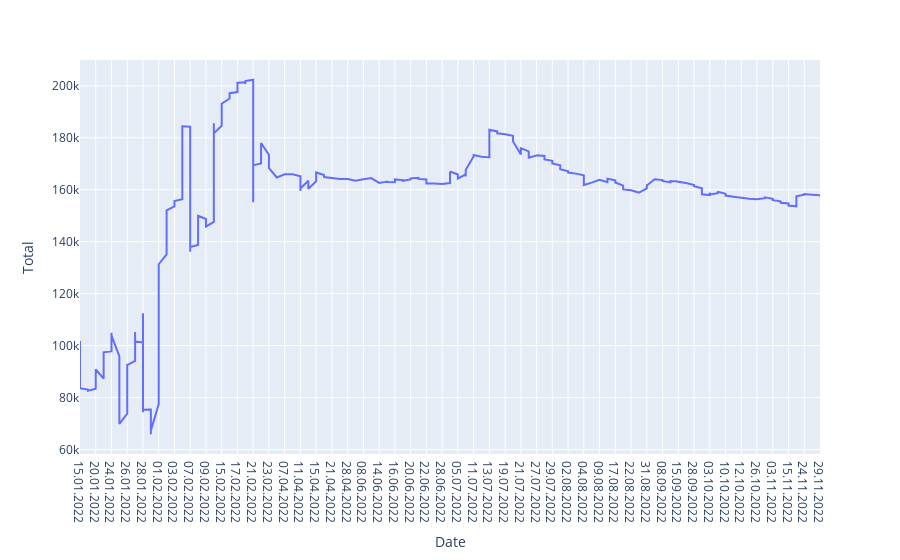

Write notebook code for a chart like this one.
### Code cell
# display dinamic of balance
fig = px.line(
    traid_data,
    x='Date',
    y='Total',
    #color="continent",
    #line_group="country",
    #hover_name="country",
    #line_shape="spline",
    render_mode="svg")
fig.show();

### Figure 1 — Plotly figure (JSON) as saved in the notebook; plotly's stock layout.template omitted (floating-point values rounded to 4 significant figures; data arrays with more than 128 entries replaced by an {"elided": "..."} marker saying what was removed)
{"data": [{"hovertemplate": "Date=%{x}<br>Total=%{y}<extra></extra>", "legendgroup": "", "line": {"color": "#636efa", "dash": "solid"}, "marker": {"symbol": "circle"}, "mode": "lines", "name": "", "orientation": "v", "showlegend": false, "type": "scatter", "x": {"elided": "415 str values"}, "xaxis": "x", "y": {"elided": "415 float values"}, "yaxis": "y"}], "layout": {"legend": {"tracegroupgap": 0}, "margin": {"t": 60}, "xaxis": {"anchor": "y", "domain": [0, 1], "title": {"text": "Date"}}, "yaxis": {"anchor": "x", "domain": [0, 1], "title": {"text": "Total"}}}}
